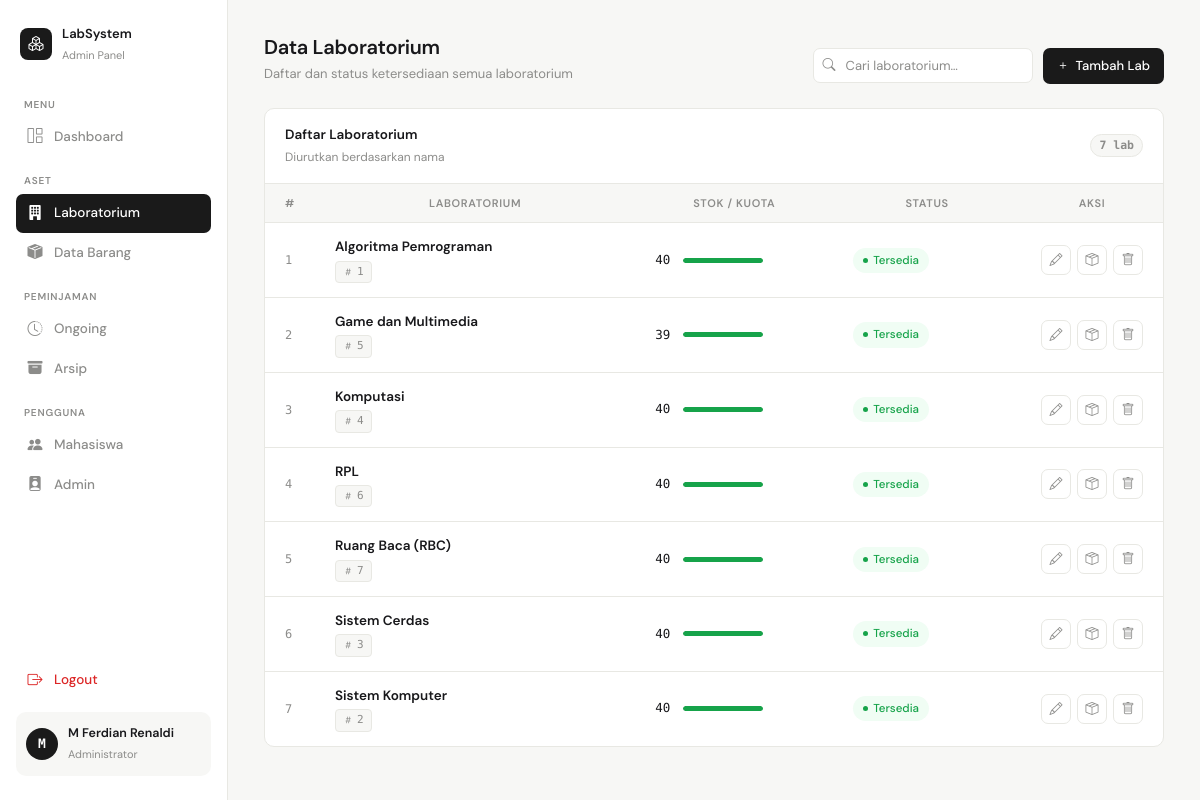
Screenshot of /admin/lab/data_lab.php (signed in) with the database file from the repository.
### tables this page shows
CREATE TABLE `data_lab` (
  `id_lab` int NOT NULL,
  `nama_lab` varchar(100) NOT NULL,
  `lokasi` varchar(100) DEFAULT NULL,
  `stok` int NOT NULL,
  `jumlah_kursi` int NOT NULL DEFAULT '40',
  `jumlah_meja` int NOT NULL DEFAULT '40',
  `status` enum('availabel','not available') NOT NULL
);

### admin/lab/data_lab.php (the view, shortened to what this page needs)
<?php
require_once __DIR__ . '/../../config/koneksi.php';
$query = mysqli_query($koneksi, "SELECT * FROM data_lab ORDER BY nama_lab ASC");
?>
<!DOCTYPE html>
<html lang="id">
<head>
<link href="https://cdn.jsdelivr.net/npm/bootstrap-icons/font/bootstrap-icons.css" rel="stylesheet">
</head>
<body>
<aside class="sidebar" id="sidebar">
    <div class="sidebar-logo">
        <div class="logo-icon"><i class="bi bi-boxes"></i></div>
        <div class="sidebar-logo-text">
            <strong>LabSystem</strong>
            <span>Admin Panel</span>
        </div>
    </div>
    <p class="nav-section">Menu</p>
        <ul style="list-style:none;padding:0;margin:0">
            <li class="nav-item">
                <a class="nav-link" href="../dashboard.php">
                    <i class="bi bi-grid-1x2"></i> Dashboard
                </a>
            </li>
        </ul>
        <p class="nav-section">Aset</p>
        <ul style="list-style:none;padding:0;margin:0">
            <li class="nav-item">
                <a class="nav-link active" href="data_lab.php">
                    <i class="bi bi-building-fill"></i> Laboratorium
                </a>
            </li>
            <li class="nav-item">
                <a class="nav-link" href="../barang/data_barang.php">
                    <i class="bi bi-box-seam-fill"></i> Data Barang
                </a>
            </li>
        </ul>
        <p class="nav-section">Peminjaman</p>
        <ul style="list-style:none;padding:0;margin:0">
            <li class="nav-item">
                <a class="nav-link" href="../peminjaman/riwayat_pinjam.php">
                    <i class="bi bi-clock-history"></i> Ongoing
                </a>
            </li>
            <li class="nav-item">
                <a class="nav-link" href="../peminjaman/arsip_peminjaman.php">
                    <i class="bi bi-archive-fill"></i> Arsip
                </a>
            </li>
        </ul>
        <p class="nav-section">Pengguna</p>
        <ul style="list-style:none;padding:0;margin:0">
            <li class="nav-item">
                <a class="nav-link" href="../mahasiswa/data_mhs.php">
                    <i class="bi bi-people-fill"></i> Mahasiswa
                </a>
            </li>
            <li class="nav-item">
                <a class="nav-link" href="../akun_admin/data_admin.php">
                    <i class="bi bi-person-badge-fill"></i> Admin
                </a>
            </li>
        </ul>
        <div style="flex:1"></div>
        <ul style="list-style:none;padding:0;margin:0 0 12px">
            <li class="nav-item">
                <a class="nav-link danger" href="../../auth/logout.php" onclick="return confirm('Yakin ingin logout?')">
                    <i class="bi bi-box-arrow-right"></i> Logout
                </a>
            </li>
        </ul>
    <div class="sidebar-user">
        <div class="avatar"><?= strtoupper(substr($_SESSION['user']['nama'], 0, 1)) ?></div>
        <div class="sidebar-user-info">
            <strong><?= htmlspecialchars($_SESSION['user']['nama']) ?></strong>
            <span>Administrator</span>
        </div>
    </div>
</aside>
<main class="main">
    <div class="page-header">
        <div class="page-header-left">
            <h1>Data Laboratorium</h1>
            <p>Daftar dan status ketersediaan semua laboratorium</p>
        </div>
        <div style="display:flex;gap:10px;align-items:center;flex-wrap:wrap;">
            <div class="search-wrap">
                <input type="text" class="search-input" id="searchInput" placeholder="Cari laboratorium…">
            </div>
            <a href="tambah_data_lab.php" class="btn-primary">
                <i class="bi bi-plus"></i>
                <span>Tambah Lab</span>
            </a>
        </div>
    </div>
    <div class="card">
        <div class="card-header">
            <div class="card-header-left">
                <h2>Daftar Laboratorium</h2>
                <span>Diurutkan berdasarkan nama</span>
            </div>
            <span class="count-chip" id="rowCount">—</span>
        </div>
        <div class="table-wrap">
            <table>
                <thead>
                    <tr>
                        <th style="width:48px">#</th>
                        <th>Laboratorium</th>
                        <th>Stok / Kuota</th>
                        <th>Status</th>
                        <th style="width:110px">Aksi</th>
                    </tr>
                </thead>
                <tbody id="tableBody">
                <?php
                $no = 1;
                if (mysqli_num_rows($query) > 0):
                    while ($lab = mysqli_fetch_assoc($query)):
                        $statusText = $lab['status'] === 'availabel'
                            ? 'Tersedia'
                            : 'Tidak Tersedia';
                        $badgeClass = $lab['status'] === 'availabel'
                            ? 'badge-available'
                            : 'badge-unavailable';
                        $stok = (int)$lab['stok'];
                        $barClass = $stok <= 0 ? 'empty' : ($stok <= 3 ? 'low' : '');
                        $barPct = min(100, ($stok / 20) * 100);
                ?>
                    <tr>
                        <td class="row-num"><?= $no++; ?></td>
                        <td>
                            <div class="lab-cell">
                                <span class="lab-name"><?= htmlspecialchars($lab['nama_lab']); ?></span>
                                <div class="lab-meta">
                                    <span class="meta-tag">
                                        <i class="bi bi-hash"></i>
                                        <?= htmlspecialchars($lab['id_lab']); ?>
                                    </span>
                                </div>
                            </div>
                        </td>
                        <td>
                            <div class="stok-bar-wrap">
                                <span class="stok-num"><?= $stok; ?></span>
                                <div class="stok-bar">
                                    <div class="stok-bar-fill <?= $barClass; ?>"
                                         style="width:<?= $barPct; ?>%"></div>
                                </div>
                            </div>
                        </td>
                        <td>
                            <span class="badge <?= $badgeClass; ?>">
                                <?= $statusText; ?>
                            </span>
                        </td>
                        <td>
                            <div class="action-buttons">
                                <a href="edit_data_lab.php?id=<?= urlencode($lab['id_lab']); ?>"
                                   class="btn-action btn-edit" title="Edit Lab">
                                    <i class="bi bi-pencil"></i>
                                </a>
                                <a href="../inventaris/inventaris_lab.php?id_lab=<?= urlencode($lab['id_lab']); ?>"
                                   class="btn-action btn-inventaris" title="Inventaris Lab">
                                    <i class="bi bi-box-seam"></i>
                                </a>
                                <a href="hapus_data_lab.php?id=<?= urlencode($lab['id_lab']); ?>"
                                   class="btn-action btn-delete" title="Hapus Lab"
                                   onclick="return confirm('Yakin ingin menghapus lab \'<?= htmlspecialchars(addslashes($lab['nama_lab'])); ?>\' beserta seluruh data inventarisnya? Tindakan ini tidak dapat dibatalkan.')">
                                    <i class="bi bi-trash"></i>
                                </a>
                            </div>
                        </td>
                    </tr>
                <?php endwhile; endif; ?>
                </tbody>
            </table>
        </div>
    </div>
</main>
</body>
</html>

### rows the page displays
data_lab: nama_lab "Algoritma Pemrograman", id_lab "1", stok "40", status "Tersedia"
data_lab: nama_lab "Game dan Multimedia", id_lab "5", stok "39", status "Tersedia"
data_lab: nama_lab "Komputasi", id_lab "4", stok "40", status "Tersedia"
data_lab: nama_lab "RPL", id_lab "6", stok "40", status "Tersedia"
data_lab: nama_lab "Ruang Baca (RBC)", id_lab "7", stok "40", status "Tersedia"
data_lab: nama_lab "Sistem Cerdas", id_lab "3", stok "40", status "Tersedia"
data_lab: nama_lab "Sistem Komputer", id_lab "2", stok "40", status "Tersedia"

### other values shown
substr($_SESSION['user']['nama'], 0, 1) "M"
$_SESSION['user']['nama'] "M Ferdian Renaldi"
